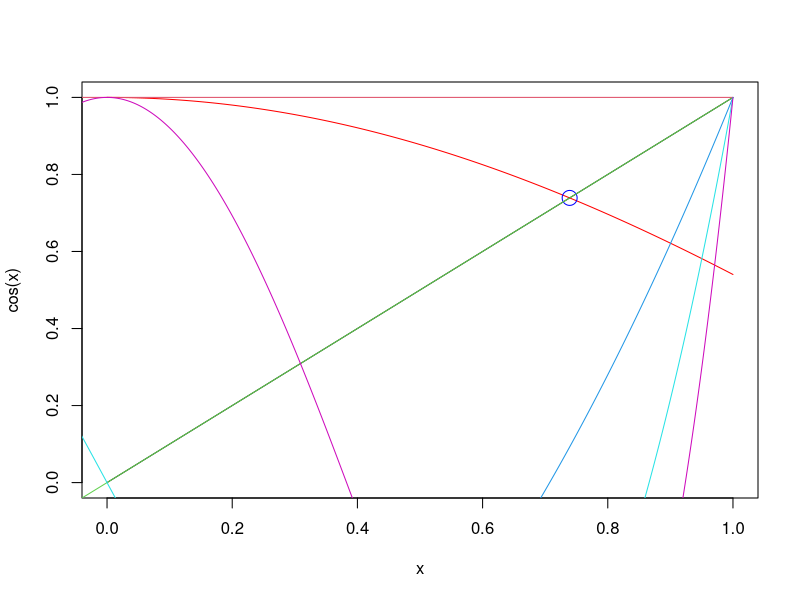

This figure's R source:
rm(list = ls())

Horner <-function(coef, x){
  n<-length(coef)
  res <- coef[n]
  if(n>1){
    for(i in (n-1):1){
      res <- res * x + coef[i]
      }  
  }
  return(res)
}

HornerNewton <-function(coef, x){
  n<-length(coef)
  y <- coef[n]
  if(n>1){
    yd <- y
    if(n>2){
      for(i in (n-1):2){
        y <- y * x + coef[i]
        yd <- yd * x + y
      }  
    }
    y <- y * x + coef[1]
    return(c(y, yd))
  }
  return(c(y,0))
}

polx<- function(coef,x){
  n <- lenght(coef)
  y <- coef[n]
  yd <- 0
  for (i in 1:n) {
    y <- y + coef[i]*x^(i-2)
    yd <- yd 
  }
}


NewtonScheme <- function(f, fd, x0, tol=0.0000001){
  x <- x0
  repeat{
    dx <- f(x)/fd(x)
    if(abs(dx)<tol){
      return(x)
    }
    x <- x - dx
  }
}

NewtonHorner <- function(a, x0, tol=0.0000001){
  x <- x0
  repeat{
    res <- HornerNewton(a,x)
    dx <- res[1]/res[2]
    if(abs(dx) < tol) return(x)
    x <- x - dx
  }
}
ChebishevCoef <- function(n){
  a0 <- numeric(n)
  a0[1] <- 1
  if(n==1) return(a0)
  a1 <- numeric(n)
  a1[2] <- 1
  if(n==2) return(a1)
  for(i in 3:n){
    a <- 2*c(0,a1[-n])-a0
    a0 <- a1
    a1 <- a
    }
  return(a)
}


n <- 2
x <- 2
coef <- runif(n)
#coef<- c(1,3,-4)
Horner(coef,x)
HornerNewton(coef,x)
x <- seq(0,1,0.0001)
plot(x, cos(x), ylim = c(0,1), type='l', col='red')
lines(x,x)
inters <- NewtonScheme(f = function(x) cos(x)-x, fd = function(x) -sin(x)-1, 0, tol=0.0000001)
points(inters,cos(inters),col='blue',cex=2)

n <- 5
NewtonHorner(c(-2,0,1), 2)
a <- ChebishevCoef(n)
x <- seq(-1,1,0.0001)
for (i in 1:n) {
  lines(x, sapply(x, function(x) HornerNewton(ChebishevCoef(i),x)[1]), ylim = c(-1,1), col=i+1)  
}

 